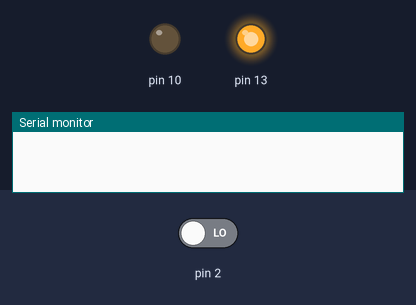
Bench run of a sketch on a simulated Arduino Uno, built with avr-gcc and run on an emulated ATmega328P. Shown: output pins drawn as LEDs (lit = HIGH), the last lines printed to the serial monitor. The test bench sets the inputs (shaded band); at power-on: pin 2 LOW.

Above: at 0.1 s.
At 5.2 s:
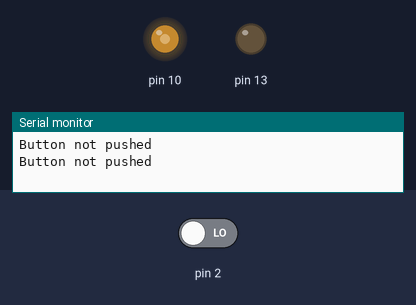
5.3 s: pin 2 driven HIGH
At 8.2 s:
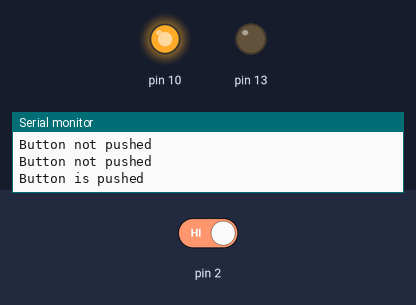
Timing chart, 0 to 14.3 s (numbered marks = the images above; inputs shaded):
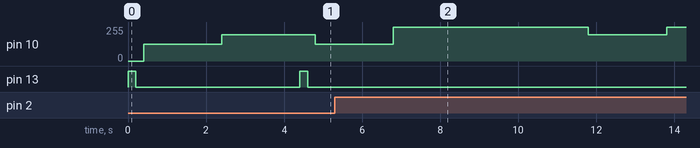

Measured:
- after the input at 5.3 s, pin 13: stops changing and stays LOW
- by itself, pin 13: alternates HIGH for 0.20 s and LOW for 4.2 s

The sketch:

MMitri_Lab17_inclass.ino
```cpp
int buttonState=0;
float timer=0;


void setup() {
  // initialize digital pin LED_BUILTIN as an output.
  pinMode(13, OUTPUT);
  pinMode(12, INPUT);
  Serial.begin(9600);
}

void loop() {
  buttonState = digitalRead(2);
  digitalWrite(13, HIGH);   // turn the LED on (HIGH is the voltage level)
  delay(200);                       // wait
  digitalWrite(13, LOW);    // turn the LED off by making the voltage LOW
  delay(200);                       // wait
  Serial.println("Button not pushed");
  analogWrite(10,127);
  delay(2000);
  buttonState = digitalRead(2);
  if (buttonState == HIGH) {
    toohot();         // call buttonPushed function
  }
  analogWrite(10,197);
  delay(2000);
  buttonState = digitalRead(2);
  if (buttonState == HIGH) {
    toohot();         // call buttonPushed function
  }
}

void toohot(){
  Serial.println("Button is pushed");
  analogWrite(10,255);
  delay(5000);
}
```
